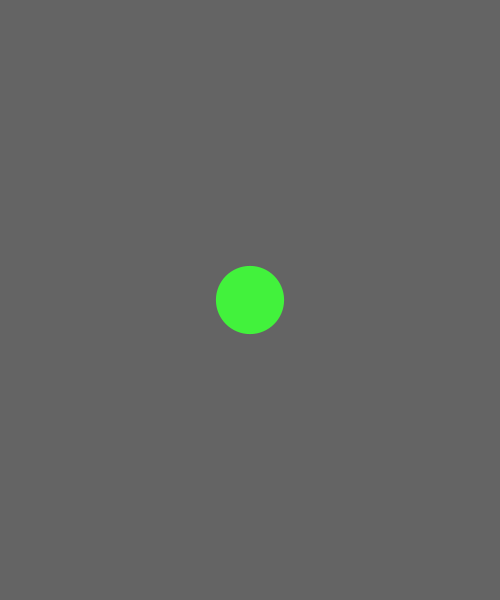
Frame 1 (no input)
Frame 60 (the mouse pressed at the canvas centre just before this capture): identical to frame 1, image omitted
Frame 120 (the mouse held since frame 60 and released just before this capture): identical to frame 1, image omitted

The Processing sketch that drew this single still picture (run headless with seeded random() and noise(); from frame 60 on, the mouse is pressed at the canvas centre):

// Processing sketch: w02_05_class_constructor_parameters
// ── w02_05_class_constructor_parameters.pde
// IMA | NYU Shanghai
// Kinetic Interfaces
// MOQN
// Jan 31 2018

Ball b;

void setup() {
  size(500, 600);
  noStroke();

  // we can add parameters here too!
  // now the position can be changed.
  b = new Ball(width/2, height/2);
}


void draw() {
  background(100);

  b.display();
}


class Ball {
  // variables(fields)
  float x, y, size;
  color clr;

  // constructor
  Ball(float tempX, float tempY) {
    x = tempX;
    y = tempY;
    size = random(10, 100);
    clr = color(random(255), random(255), random(255));
  }
  
  // functions(methods)
  void display() {
    fill(clr);
    ellipse(x, y, size, size);
  }
}
